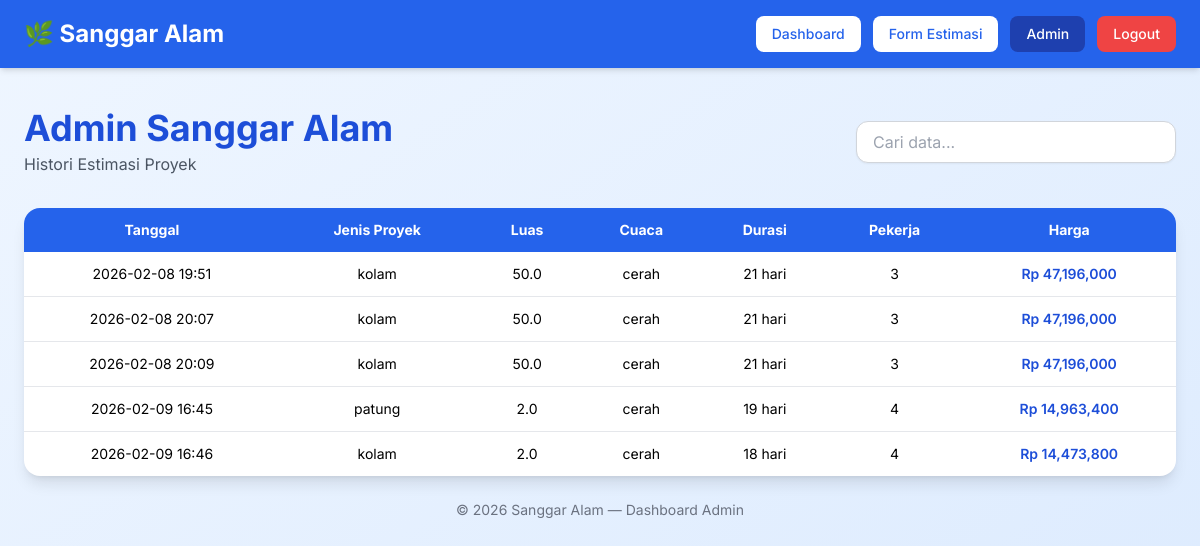
/admin, run on an earlier commit of the app's database.
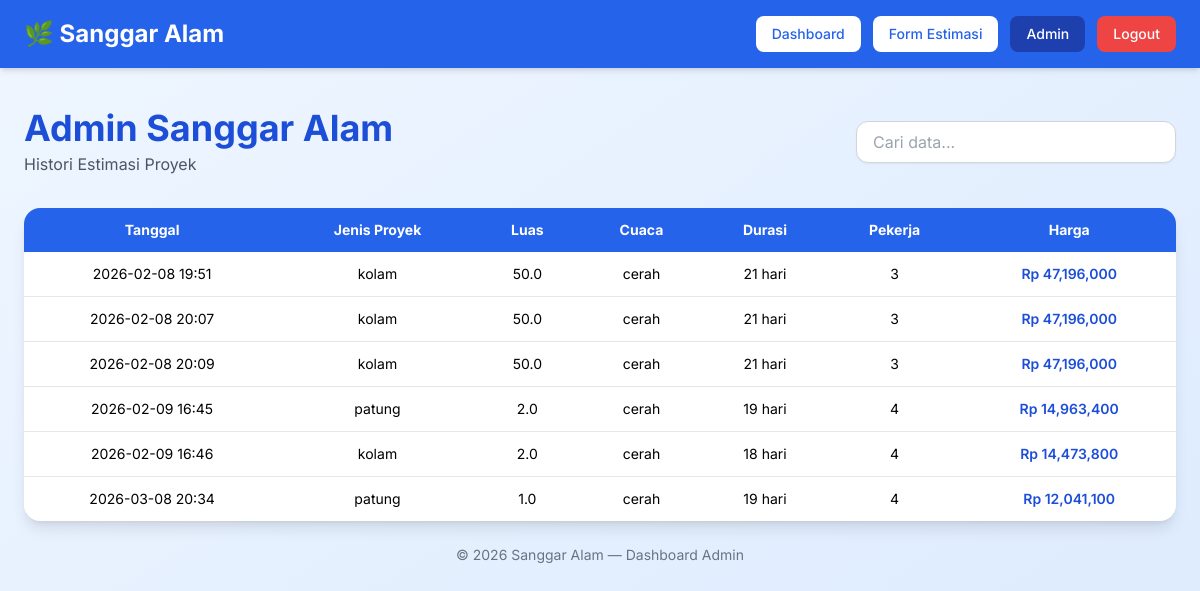
And on a later commit of the database.
### main.py (models this page shows)
class HistoriEstimasi(Base):
    __tablename__ = "histori_estimasi"
    id = Column(Integer, primary_key=True, index=True)
    tanggal = Column(String, default=lambda: datetime.now().strftime("%Y-%m-%d %H:%M"))
    jenis_proyek = Column(String)
    luas_m2 = Column(Float)
    tingkat_detail = Column(Integer)
    cuaca = Column(String)
    jarak_km = Column(Float)
    durasi_hari = Column(Integer)
    jumlah_pekerja = Column(Integer)
    biaya_produksi = Column(Integer)
    harga_final = Column(Integer)
    diskon = Column(Float)

### main.py (the view)
@app.get("/admin", response_class=HTMLResponse)
def admin_dashboard(request: Request):
    db = SessionLocal()
    data = db.query(HistoriEstimasi).all()
    db.close()
    return templates.TemplateResponse(
        "admin.html",
        {"request": request, "data": data, "active_page": "admin"}
    )

### templates/admin.html (shortened to what this page needs)
<!doctype html>
<html lang="id">
  <head>
    <script src="https://cdn.tailwindcss.com"></script>
  </head>
  <body class="bg-gradient-to-br from-blue-50 to-blue-100 min-h-screen">
    <header class="bg-blue-600 shadow-md sticky top-0 z-50">
      <div
        class="max-w-7xl mx-auto px-6 py-4 flex items-center justify-between"
      >
        <h1 class="text-xl md:text-2xl font-bold text-white">
          🌿 Sanggar Alam
        </h1>
        <nav class="flex gap-3">
          <a
            href="/dashboard"
            class="{% if active_page == 'dashboard' %} bg-blue-800 text-white {% else %} bg-white text-blue-600 hover:bg-blue-100 {% endif %} px-4 py-2 rounded-lg text-sm font-medium transition"
          >
            Dashboard
          </a>
          <a
            href="/form"
            class="{% if active_page == 'form' %} bg-blue-800 text-white {% else %} bg-white text-blue-600 hover:bg-blue-100 {% endif %} px-4 py-2 rounded-lg text-sm font-medium transition"
          >
            Form Estimasi
          </a>
          <a
            href="/admin"
            class="{% if active_page == 'admin' %} bg-blue-800 text-white {% else %} bg-white text-blue-600 hover:bg-blue-100 {% endif %} px-4 py-2 rounded-lg text-sm font-medium transition"
          >
            Admin
          </a>
          <a
            href="#"
            onclick="openLogoutModal()"
            class="bg-red-500 hover:bg-red-600 text-white px-4 py-2 rounded-lg text-sm font-medium transition"
          >
            Logout
          </a>
        </nav>
      </div>
    </header>
    <div class="max-w-7xl mx-auto px-6 py-10">
      <div
        class="mb-8 flex flex-col md:flex-row md:items-center md:justify-between gap-4"
      >
        <div>
          <h1 class="text-3xl md:text-4xl font-bold text-blue-700">
            Admin Sanggar Alam
          </h1>
          <p class="text-gray-600 mt-1">Histori Estimasi Proyek</p>
        </div>
        <div class="relative w-full md:w-80">
          <input
            type="text"
            id="searchInput"
            placeholder="Cari data..."
            class="w-full px-4 py-2 rounded-xl border border-gray-300 shadow-sm focus:outline-none focus:ring-2 focus:ring-blue-500"
          />
        </div>
      </div>
      <div class="bg-white rounded-2xl shadow-lg overflow-hidden">
        <div class="overflow-x-auto">
          <table class="min-w-full text-sm">
            <thead class="bg-blue-600 text-white">
              <tr>
                <th class="px-4 py-3 text-center">Tanggal</th>
                <th class="px-4 py-3 text-center">Jenis Proyek</th>
                <th class="px-4 py-3 text-center">Luas</th>
                <th class="px-4 py-3 text-center">Cuaca</th>
                <th class="px-4 py-3 text-center">Durasi</th>
                <th class="px-4 py-3 text-center">Pekerja</th>
                <th class="px-4 py-3 text-center">Harga</th>
              </tr>
            </thead>
            <tbody id="tableBody" class="divide-y divide-gray-200">
              {% for item in data %}
              <tr class="hover:bg-blue-50 transition">
                <td class="px-4 py-3 text-center">{{ item.tanggal }}</td>
                <td class="px-4 py-3 text-center">{{ item.jenis_proyek }}</td>
                <td class="px-4 py-3 text-center">{{ item.luas_m2 }}</td>
                <td class="px-4 py-3 text-center">{{ item.cuaca }}</td>
                <td class="px-4 py-3 text-center">
                  {{ item.durasi_hari }} hari
                </td>
                <td class="px-4 py-3 text-center">{{ item.jumlah_pekerja }}</td>
                <td class="px-4 py-3 text-center font-semibold text-blue-700">
                  Rp {{ "{:,}".format(item.harga_final) }}
                </td>
              </tr>
              {% endfor %}
            </tbody>
          </table>
        </div>
      </div>
      <p class="text-center text-gray-500 text-sm mt-6">
        © 2026 Sanggar Alam — Dashboard Admin
      </p>
    </div>
  </body>
</html>

What changed in the data, as far as the page shows it:
added HistoriEstimasi: tanggal "2026-03-08 20:34", jenis_proyek "patung", luas_m2 "1.0", cuaca "cerah", durasi_hari "19", jumlah_pekerja "4", harga_final "12,041,100"
